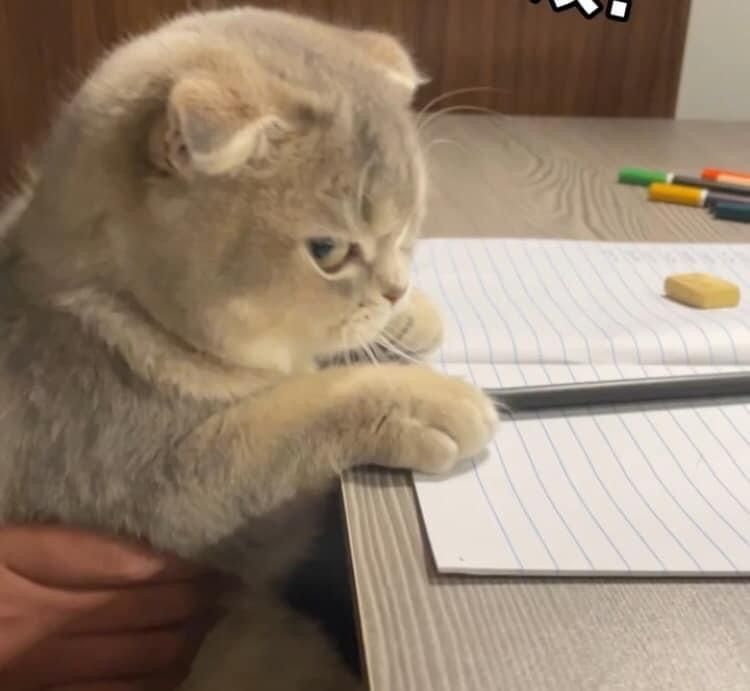
#> input picture cat1.jpg, 750 x 691 px
$ python Lab2_1_2.py
#> lines starting #> are read from the running program, lines starting #| are printed output that depends on the picture
import numpy as np
import cv2

image_path = 'cat1.jpg'
image = cv2.imread(image_path)
#> image is the input picture: shape (691, 750, 3); mean B, G, R 112.7, 131.1, 149.8

new_width = 640
new_height = int(image.shape[0] * (new_width / image.shape[1]))
#> new_height = 589
resized_image = cv2.resize(image, (new_width, new_height))

gamma_values_less_than_one = np.linspace(0, 1, num=10)
gamma_values_greater_than_one = np.linspace(1.2, 3, num=10)

video_filename = 'gamma_comparison_video.mp4'
frame_size = (new_width * 3, new_height)
#> frame_size = (1920, 589)
fps = 5
fourcc = cv2.VideoWriter_fourcc(*'mp4v')
video_writer = cv2.VideoWriter(video_filename, fourcc, fps, frame_size)

original_with_text = resized_image.copy()
cv2.putText(original_with_text, "Original Image", (10, 50), cv2.FONT_HERSHEY_SIMPLEX, 1, (255, 255, 255), 2)
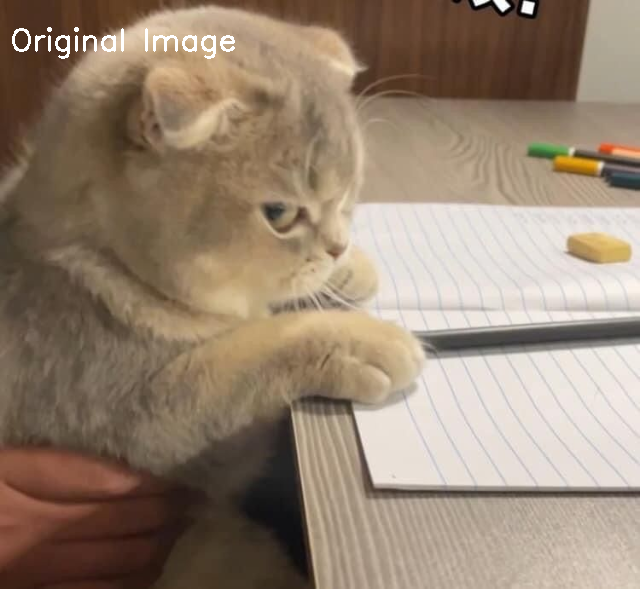
#> original_with_text: shape (589, 640, 3); mean B, G, R 113.3, 131.5, 150.1

for frame_num, (gamma_less_than_one, gamma_greater_than_one) in enumerate(zip(gamma_values_less_than_one, gamma_values_greater_than_one), start=1):

    adjusted_image_less = ((resized_image / 255.0) ** gamma_less_than_one) * 255
    adjusted_image_less = np.clip(adjusted_image_less, 0, 255).astype(np.uint8)

    adjusted_image_greater = ((resized_image / 255.0) ** gamma_greater_than_one) * 255
    adjusted_image_greater = np.clip(adjusted_image_greater, 0, 255).astype(np.uint8)

    text_less = f"Frame: {frame_num}, Gamma: {gamma_less_than_one:.2f}"
    image_with_text_less = adjusted_image_less.copy()
    cv2.putText(image_with_text_less, text_less, (10, 50), cv2.FONT_HERSHEY_SIMPLEX, 1, (255, 255, 255), 2)

    text_greater = f"Frame: {frame_num}, Gamma: {gamma_greater_than_one:.2f}"
    image_with_text_greater = adjusted_image_greater.copy()
    cv2.putText(image_with_text_greater, text_greater, (10, 50), cv2.FONT_HERSHEY_SIMPLEX, 1, (255, 255, 255), 2)

    comparison_frame = np.hstack((original_with_text, image_with_text_less, image_with_text_greater))

    video_writer.write(comparison_frame)
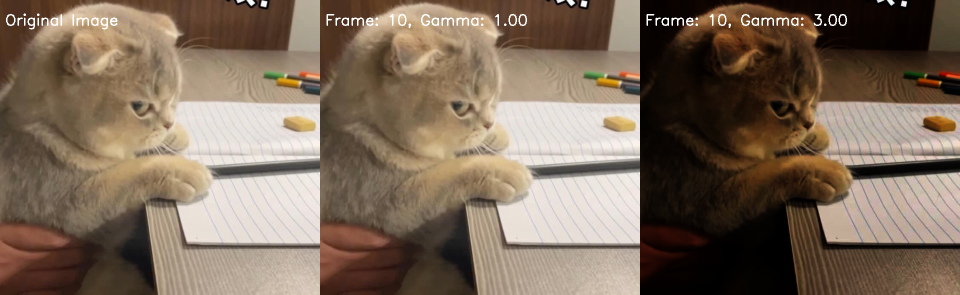
#> comparison_frame: shape (589, 1920, 3) (shown at 1/2 size); mean B, G, R 90.6, 107.2, 125.2
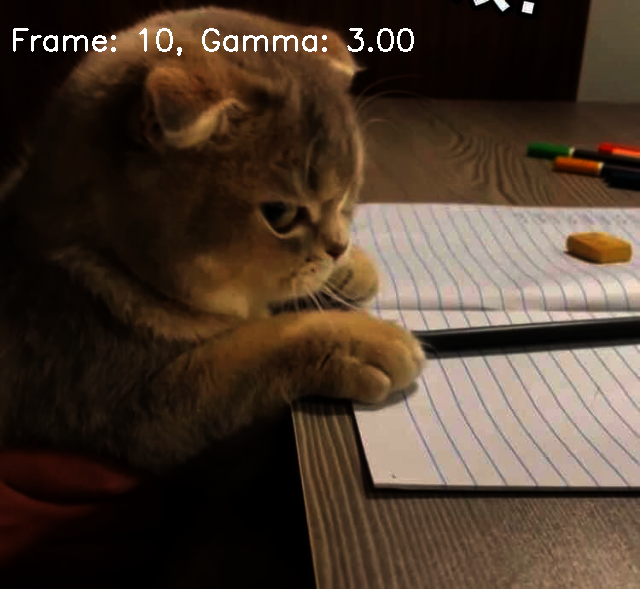
#> image_with_text_greater: shape (589, 640, 3); mean B, G, R 45, 58.2, 75

video_writer.release()

print("Video saved as", video_filename)
